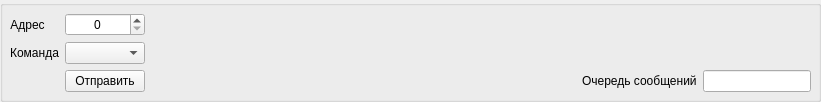
        <widget class="QGroupBox" name="groupBox_4">
         <property name="sizePolicy">
          <sizepolicy hsizetype="Expanding" vsizetype="Fixed">
           <horstretch>0</horstretch>
           <verstretch>0</verstretch>
          </sizepolicy>
         </property>
         <property name="title">
          <string/>
         </property>
         <layout class="QHBoxLayout" name="horizontalLayout_12">
          <property name="leftMargin">
           <number>7</number>
          </property>
          <property name="topMargin">
           <number>7</number>
          </property>
          <property name="rightMargin">
           <number>7</number>
          </property>
          <property name="bottomMargin">
           <number>7</number>
          </property>
          <item>
           <layout class="QVBoxLayout" name="verticalLayout_4">
            <item>
             <layout class="QGridLayout" name="gridLayout">
              <item row="2" column="1">
               <widget class="QPushButton" name="pbCmdSend">
                <property name="toolTip">
                 <string>Command send</string>
                </property>
                <property name="text">
                 <string>Отправить</string>
                </property>
               </widget>
              </item>
              <item row="0" column="1">
               <widget class="QSpinBox" name="sbDeviceAddress">
                <property name="toolTip">
                 <string>Device address</string>
                </property>
                <property name="alignment">
                 <set>Qt::AlignCenter</set>
                </property>
                <property name="maximum">
                 <number>3</number>
                </property>
               </widget>
              </item>
              <item row="1" column="1">
               <widget class="QCmd" name="cbCmdList">
                <property name="toolTip">
                 <string>Command list</string>
                </property>
               </widget>
              </item>
              <item row="0" column="0">
               <widget class="QLabel" name="lblDeviceAddress">
                <property name="sizePolicy">
                 <sizepolicy hsizetype="Fixed" vsizetype="Preferred">
                  <horstretch>0</horstretch>
                  <verstretch>0</verstretch>
                 </sizepolicy>
                </property>
                <property name="text">
                 <string>Адрес</string>
                </property>
                <property name="alignment">
                 <set>Qt::AlignCenter</set>
                </property>
               </widget>
              </item>
              <item row="1" column="0">
               <widget class="QLabel" name="lblCommand">
                <property name="sizePolicy">
                 <sizepolicy hsizetype="Fixed" vsizetype="Preferred">
                  <horstretch>0</horstretch>
                  <verstretch>0</verstretch>
                 </sizepolicy>
                </property>
                <property name="text">
                 <string>Команда</string>
                </property>
                <property name="alignment">
                 <set>Qt::AlignCenter</set>
                </property>
               </widget>
              </item>
              <item row="1" column="2">
               <widget class="QLabel" name="labelCmdDescription">
                <property name="text">
                 <string/>
                </property>
               </widget>
              </item>
             </layout>
            </item>
           </layout>
          </item>
          <item>
           <spacer name="horizontalSpacer">
            <property name="orientation">
             <enum>Qt::Horizontal</enum>
            </property>
            <property name="sizeHint" stdset="0">
             <size>
              <width>418</width>
              <height>20</height>
             </size>
            </property>
           </spacer>
          </item>
          <item>
           <layout class="QVBoxLayout" name="verticalLayout_32">
            <item>
             <spacer name="verticalSpacer_5">
              <property name="orientation">
               <enum>Qt::Vertical</enum>
              </property>
              <property name="sizeHint" stdset="0">
               <size>
                <width>20</width>
                <height>18</height>
               </size>
              </property>
             </spacer>
            </item>
            <item>
             <layout class="QHBoxLayout" name="horizontalLayout_10">
              <item>
               <widget class="QLabel" name="label_9">
                <property name="text">
                 <string>Очередь сообщений</string>
                </property>
               </widget>
              </item>
              <item>
               <widget class="QLineEdit" name="lineEditMessageQueue">
                <property name="sizePolicy">
                 <sizepolicy hsizetype="Fixed" vsizetype="Fixed">
                  <horstretch>0</horstretch>
                  <verstretch>0</verstretch>
                 </sizepolicy>
                </property>
                <property name="alignment">
                 <set>Qt::AlignCenter</set>
                </property>
                <property name="readOnly">
                 <bool>true</bool>
                </property>
               </widget>
              </item>
             </layout>
            </item>
           </layout>
          </item>
         </layout>
        </widget>
